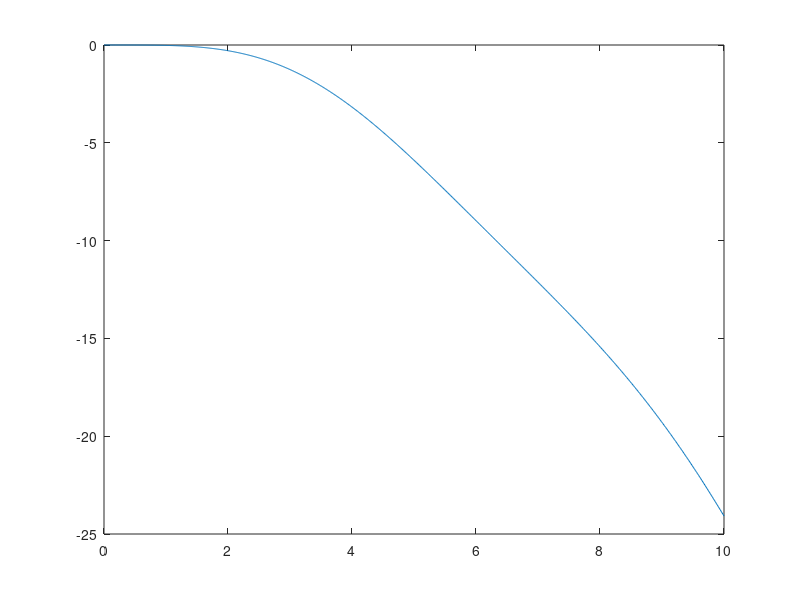
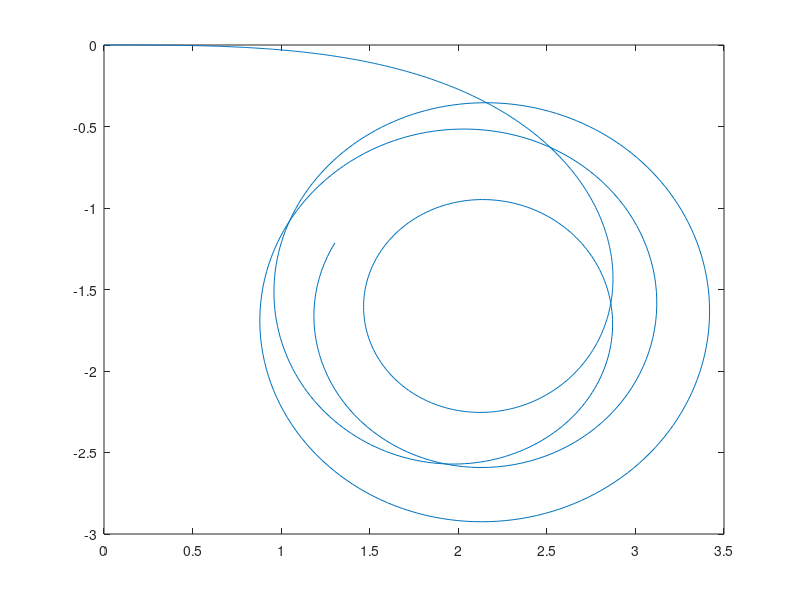

These figures' MATLAB source, in order:
%este script se encarga de las simulaciones del robot diferencial
%utilizando el modelo cinematico.
b=2;

%se define el vector de tiempo
t=0:0.01:10;
samples=size(t)
%se defifnen las funciones que describen el comportamiento de los motores.
vr=sin(t);
vl=t;

%se calcula la velocidad angular
omega=vr/b-vl/b;

%se calcula el angulo, la orientacion del robot

theta=zeros(1, samples(2));
for i=2:samples(2)
    theta(i)=trapz(t(1:i), omega(1:i));
end
figure
plot (t, theta)
%se calculan las velocidades traslacionales
vx=cos(theta).*(vr+vl)*0.5;
vy=sin(theta).*(vr+vl)*0.5;

%se calcula la posicion

x=zeros(1, samples(2));
y=zeros(1, samples(2));
for i=2:samples(2)
    x(i)=trapz(t(1:i), vx(1:i));
    y(i)=trapz(t(1:i), vy(1:i));
end
figure
plot (x,y)



